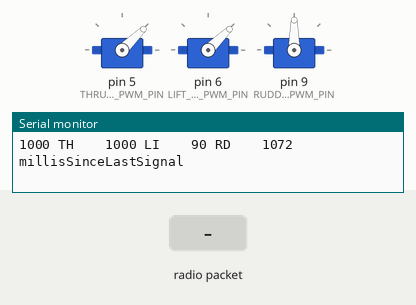
This sketch was run on a simulated Arduino Uno, built with avr-gcc and run on an emulated ATmega328P. Shown: 3 × servo, the last lines printed to the serial monitor. The inputs (shaded band) are chosen by the test bench. No radio packets arrive unless stated.

Above: at 1.2 s.
1.3 s: radio packet "1" arrives
At 2.9 s:
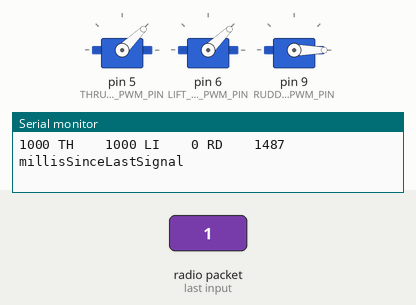
3.4 s: radio packet "0" arrives
At 3.8 s:
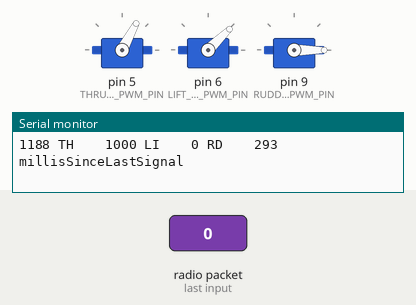
6.4 s: radio packet "2" arrives
At 7.5 s:
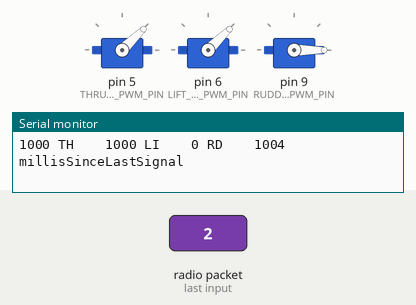
Timing chart, 0 to 9.4 s (numbered marks = the images above; inputs shaded):
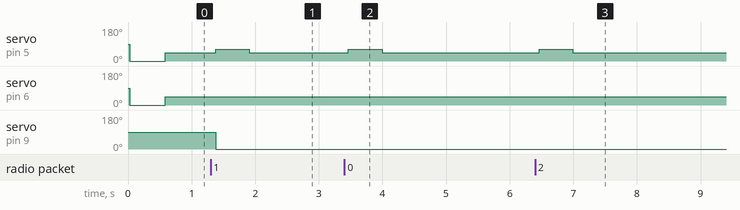

Measured:
- after the input at 1.3 s, servo on pin 5 (THRUST_ESC_PWM_PIN): 44° → 63° after 0.08 s, → 44° 0.53 s later; servo on pin 9 (RUDDER_SERVO_PWM_PIN): 90° → 0° after 0.08 s
- after the input at 3.4 s, servo on pin 5 (THRUST_ESC_PWM_PIN): 44° → 62° after 0.07 s, → 44° 0.53 s later
- after the input at 6.4 s, servo on pin 5 (THRUST_ESC_PWM_PIN): 44° → 63° after 0.06 s, → 44° 0.53 s later

The sketch:

hovercraft_receiver.ino
```cpp
// comment next line out when you don't need to debug
#define DEBUG 1

#include <Servo.h>
#include <RH_ASK.h>
#include <SPI.h> // Not actually used but needed to compile

// =================================================================================================
// REMEMBER TO UNCOMMENT '#define RH_ASK_ARDUINO_USE_TIMER2' on line 26 of RH_ASK.cpp in the lib
// Otherwise it will conflict with the Servo Library
// =================================================================================================

RH_ASK driver;
// RH_ASK driver(2000, 2, 4, 5); // ESP8266: do not use pin 11

// Attached Servos
Servo ThrustESC;
Servo LiftESC;
Servo RudderServo;

// Servo PWN Pins
const int THRUST_ESC_PWM_PIN = 5;
const int LIFT_ESC_PWM_PIN = 6;
const int RUDDER_SERVO_PWM_PIN = 9;

// MAX and MIN values
#define MIN_ESC_SPEED 1000
#define MAX_ESC_SPEED 2000
#define MIN_RUDDER_POS 70
#define MAX_RUDDER_POS 140

char code; // code read from RF
int value; // value read from RF

uint8_t buf[RH_ASK_MAX_MESSAGE_LEN];
uint8_t buflen;

// Speed an position with sensible defaults
int thrustSpeed = 10;
int liftSpeed = 10;
unsigned char rudderPos = 90;

// System will stop the motors if it doesn't get a signal for 0.5 seconds
// (Automatic no-signal cutout)
#define MAX_MILLIS_BEFORE_CUTOFF 500
int millisSinceLastSignal = 0;
int lastSignalMillis = 0;

void setup()
{
#ifdef DEBUG
    Serial.begin(9600);
    Serial.println("Setup");
    if (!driver.init())
        Serial.println("init failed");
    else
        Serial.println("init success");
#endif

    ThrustESC.attach(THRUST_ESC_PWM_PIN);
    LiftESC.attach(LIFT_ESC_PWM_PIN);
    RudderServo.attach(RUDDER_SERVO_PWM_PIN);

#ifdef DEBUG
    Serial.println("Setup Complete");
#endif
}

void loop()
{
    buflen = sizeof(buf);

    if (driver.recv(buf, &buflen)) // Non-blocking
    {
        lastSignalMillis = millis();

        // Message with a good checksum received
        thrustSpeed = map(buf[0], 0, 255, MIN_ESC_SPEED, MAX_ESC_SPEED);
        liftSpeed = map(buf[1], 0, 255, MIN_ESC_SPEED, MAX_ESC_SPEED);
        rudderPos = buf[2];
    }

    millisSinceLastSignal = millis() - lastSignalMillis;
    // Stop motors if we haven't received a signal
    if (millisSinceLastSignal > MAX_MILLIS_BEFORE_CUTOFF){
        thrustSpeed = MIN_ESC_SPEED;
        liftSpeed = MIN_ESC_SPEED;
    }

#ifdef DEBUG
    // Print out what the received values are
    Serial.print(thrustSpeed);
    Serial.print(" TH    ");
    Serial.print(liftSpeed);
    Serial.print(" LI    ");
    Serial.print(rudderPos);
    Serial.print(" RD    ");
    Serial.print(millisSinceLastSignal);
    Serial.println(" millisSinceLastSignal");
#endif

    // Constrain to allowed values for the motors, and write those values
    ThrustESC.writeMicroseconds(thrustSpeed);
    LiftESC.writeMicroseconds(liftSpeed);
    RudderServo.write(rudderPos);
}
```
